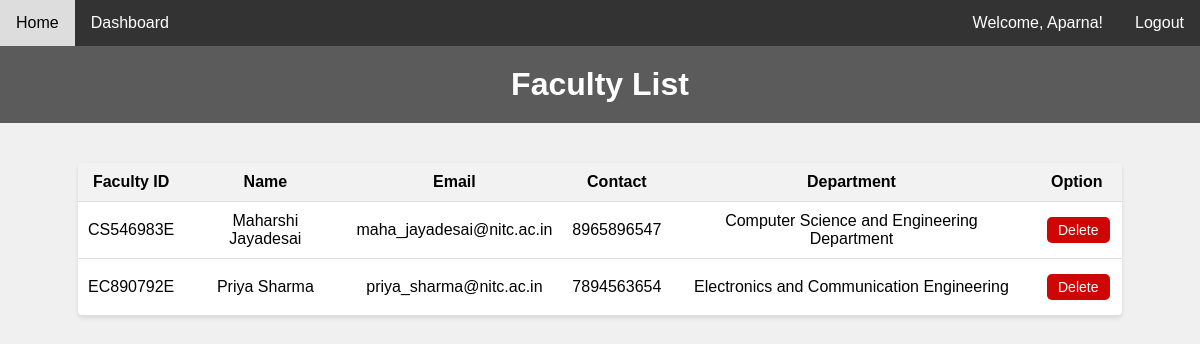
The app's page /faculty_list (signed in), older data.
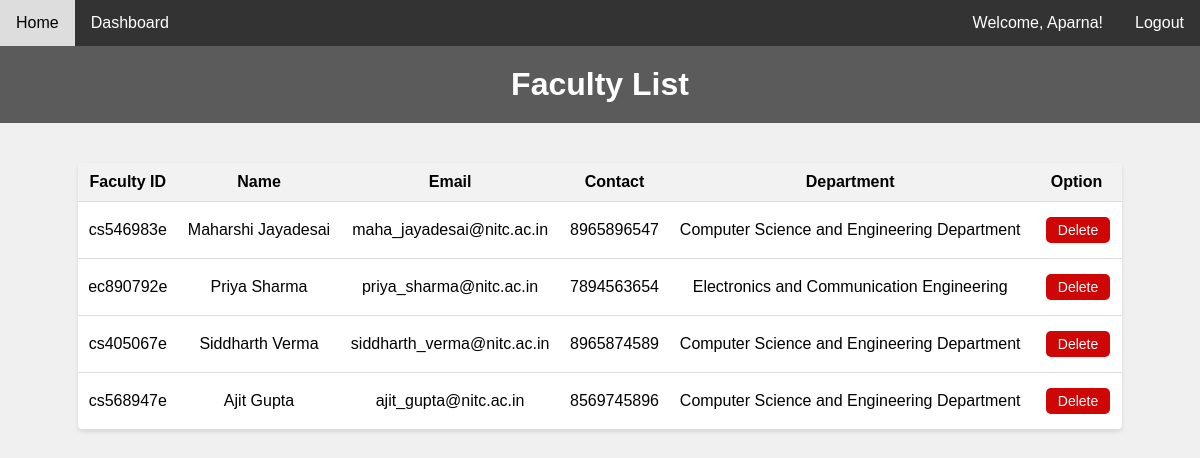
The same page, newer data.
### tables this page shows
CREATE TABLE Faculty (
                        id VARCHAR(9) PRIMARY KEY NOT NULL,
                        password_hashed VARCHAR(20) NOT NULL,
                        fname VARCHAR NOT NULL,
                        lname VARCHAR,
                        email VARCHAR,
                        contact VARCHAR(10),
                        department_id VARCHAR(4),

                        FOREIGN KEY(department_id) REFERENCES Department(did)
                    );

CREATE TABLE Department (
                        did VARCHAR(4) PRIMARY KEY NOT NULL,
                        dname VARCHAR NOT NULL,
                        hod_id VARCHAR(9),

                        FOREIGN KEY(hod_id) REFERENCES Faculty(id)
                    );

### main.py (the view)
@app.route('/faculty_list')
def faculty_list():
    if 'id' in session:
        if session['user_type'] == 'admin':
            pass
        else:
            return redirect(url_for('index'))
    else:
        return redirect(url_for('index'))
    faculty = Faculty()
    data = faculty.get_all_faculties()
    return render_template('faculty_list.html', data = data)

### faculty_functionality.py (called while the page is built)
    def get_all_faculties(self):
        connection = sqlite3.connect('Server.db')
        cursor = connection.cursor()
        query = '''
            SELECT f.id, f.fname, f.lname, f.email, f.contact, d.dname
            FROM Faculty f JOIN Department d
            ON f.department_id = d.did
        '''
        res = cursor.execute(query)
        rows = res.fetchall()
        return rows

### templates/faculty_list.html (shortened to what this page needs)
<!DOCTYPE html>
<html lang="en">
<head>
</head>
<body>
    {% include 'navbar.html' %}
    <header>
        <h1>Faculty List</h1>
    </header>
    <section class="course-section">
        <table class="course-table">
            <thead>
                <tr>
                    <th>Faculty ID</th>
                    <th>Name</th>
                    <th>Email</th>
                    <th>Contact</th>
                    <th>Department</th>
                    <th>Option</th>
                </tr>
            </thead>
            {% for row in data %}
            <tbody>
                    <td>{{ row[0] }}</td>
                    <td>{{ row[1] + ' ' + row[2] }}</td>
                    <td>{{ row[3] }}</td>
                    <td>{{ row[4] }}</td>
                    <td>{{ row[5] }}</td>
                    <td>
                        <form action="/delete_faculty" method="POST">
                            <button class="delete-button" type="submit">Delete</button>
                        </form>
                    </td>
            </tbody>
            {% endfor %}
        </table>
    </section>
</body>
</html>

### templates/navbar.html (shortened to what this page needs)
<!DOCTYPE html>
<html>
<head>
</head>
<body>
<div class="navbar">
    <div class="navbar-buttons">
        <a href="{{ url_for('index') }}">Home</a>
        {% if 'id' in session %}
            {% if session['user_type'] == 'admin' %}
            <a href="{{ url_for('admin_dash') }}">Dashboard</a>
            {% endif %}
        {% endif %}
    </div>
    <div class="login-status">
        {% if 'id' in session %}
            <span>Welcome, {{ session['username'] }}!</span><a href="/logout">Logout</a>
        {% else %}
            <a href="{{ url_for('login_student') }}">Login</a><a href="{{ url_for('register_student') }}">Register</a>
        {% endif %}
    </div>
</div>
</body>
</html>

### templates/faculty_list.html (style rules this page uses)
html, body, h1, h2, p, table { margin: 0; padding: 0; }
body { font-family: Arial, sans-serif; background-color: #f0f0f0; text-align: center; }
header { background-color: #5c5b5b; color: #fff; padding: 20px; }
.course-section { display: flex; flex-direction: column; align-items: center; margin: 20px; }
.course-table { width: 90%; border-collapse: collapse; margin-top: 20px; box-shadow: 0 2px 4px rgba(0, 0, 0, 0.1); background-color: #fff; border-radius: 5px; }
.course-table th, .course-table td { padding: 10px; text-align: center; border-bottom: 1px solid #ddd; }
.course-table th { background-color: #f2f2f2; font-weight: bold; }
.delete-button { background-color: rgb(206, 6, 6); color: #fff; border: none; padding: 5px 10px; width: 90%; margin: 5px; font-size: 14px; cursor: pointer; border-radius: 5px; transition: background-color 0.3s; }

### templates/navbar.html (style rules this page uses)
body { font-family: Arial, sans-serif; margin: 0; padding: 0; }
.navbar { background-color: #333; overflow: hidden; }
.navbar a { float: left; display: block; color: white; text-align: center; padding: 14px 16px; text-decoration: none; }
.navbar .login-status { float: right; color: white; }
.navbar span { padding: 14px 16px; float: left; }
.navbar:after { content: ""; display: table; clear: both; }

Row changes from the older to the newer data that the page shows:
removed Faculty: id "CS546983E", fname+lname "Maharshi Jayadesai", email "maha_jayadesai@nitc.ac.in", contact "8965896547", dname "Computer Science and Engineering Department"
removed Faculty: id "EC890792E", fname+lname "Priya Sharma", email "priya_sharma@nitc.ac.in", contact "7894563654", dname "Electronics and Communication Engineering"
added Faculty: id "cs546983e", fname+lname "Maharshi Jayadesai", email "maha_jayadesai@nitc.ac.in", contact "8965896547", dname "Computer Science and Engineering Department"
added Faculty: id "ec890792e", fname+lname "Priya Sharma", email "priya_sharma@nitc.ac.in", contact "7894563654", dname "Electronics and Communication Engineering"
added Faculty: id "cs405067e", fname+lname "Siddharth Verma", email "siddharth_verma@nitc.ac.in", contact "8965874589", dname "Computer Science and Engineering Department"
added Faculty: id "cs568947e", fname+lname "Ajit Gupta", email "ajit_gupta@nitc.ac.in", contact "8569745896", dname "Computer Science and Engineering Department"
